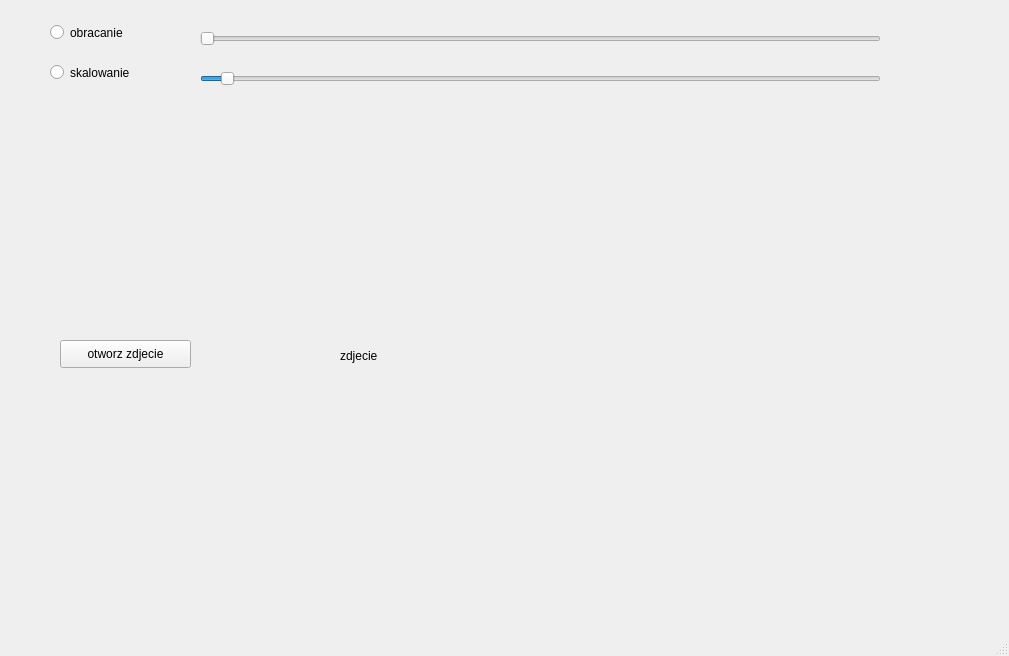
<?xml version="1.0" encoding="UTF-8"?>
<ui version="4.0">
 <class>MainWindow</class>
 <widget class="QMainWindow" name="MainWindow">
  <property name="geometry">
   <rect>
    <x>0</x>
    <y>0</y>
    <width>1009</width>
    <height>656</height>
   </rect>
  </property>
  <property name="windowTitle">
   <string>MainWindow</string>
  </property>
  <widget class="QWidget" name="centralwidget">
   <widget class="QSlider" name="rotationSlider">
    <property name="geometry">
     <rect>
      <x>200</x>
      <y>30</y>
      <width>681</width>
      <height>17</height>
     </rect>
    </property>
    <property name="maximum">
     <number>360</number>
    </property>
    <property name="orientation">
     <enum>Qt::Orientation::Horizontal</enum>
    </property>
   </widget>
   <widget class="QSlider" name="scaleSlider">
    <property name="geometry">
     <rect>
      <x>200</x>
      <y>70</y>
      <width>681</width>
      <height>17</height>
     </rect>
    </property>
    <property name="minimum">
     <number>1</number>
    </property>
    <property name="maximum">
     <number>100</number>
    </property>
    <property name="singleStep">
     <number>1</number>
    </property>
    <property name="sliderPosition">
     <number>4</number>
    </property>
    <property name="orientation">
     <enum>Qt::Orientation::Horizontal</enum>
    </property>
   </widget>
   <widget class="QRadioButton" name="rotateScale">
    <property name="geometry">
     <rect>
      <x>50</x>
      <y>20</y>
      <width>104</width>
      <height>25</height>
     </rect>
    </property>
    <property name="text">
     <string>obracanie</string>
    </property>
   </widget>
   <widget class="QLabel" name="imageLabel">
    <property name="geometry">
     <rect>
      <x>340</x>
      <y>120</y>
      <width>631</width>
      <height>471</height>
     </rect>
    </property>
    <property name="text">
     <string>zdjecie</string>
    </property>
   </widget>
   <widget class="QRadioButton" name="radioScale">
    <property name="geometry">
     <rect>
      <x>50</x>
      <y>60</y>
      <width>104</width>
      <height>25</height>
     </rect>
    </property>
    <property name="text">
     <string>skalowanie</string>
    </property>
   </widget>
   <widget class="QPushButton" name="pushButton">
    <property name="geometry">
     <rect>
      <x>60</x>
      <y>340</y>
      <width>131</width>
      <height>28</height>
     </rect>
    </property>
    <property name="text">
     <string>otworz zdjecie</string>
    </property>
   </widget>
  </widget>
  <widget class="QMenuBar" name="menubar">
   <property name="geometry">
    <rect>
     <x>0</x>
     <y>0</y>
     <width>1009</width>
     <height>25</height>
    </rect>
   </property>
  </widget>
  <widget class="QStatusBar" name="statusbar"/>
 </widget>
 <resources/>
 <connections/>
</ui>
